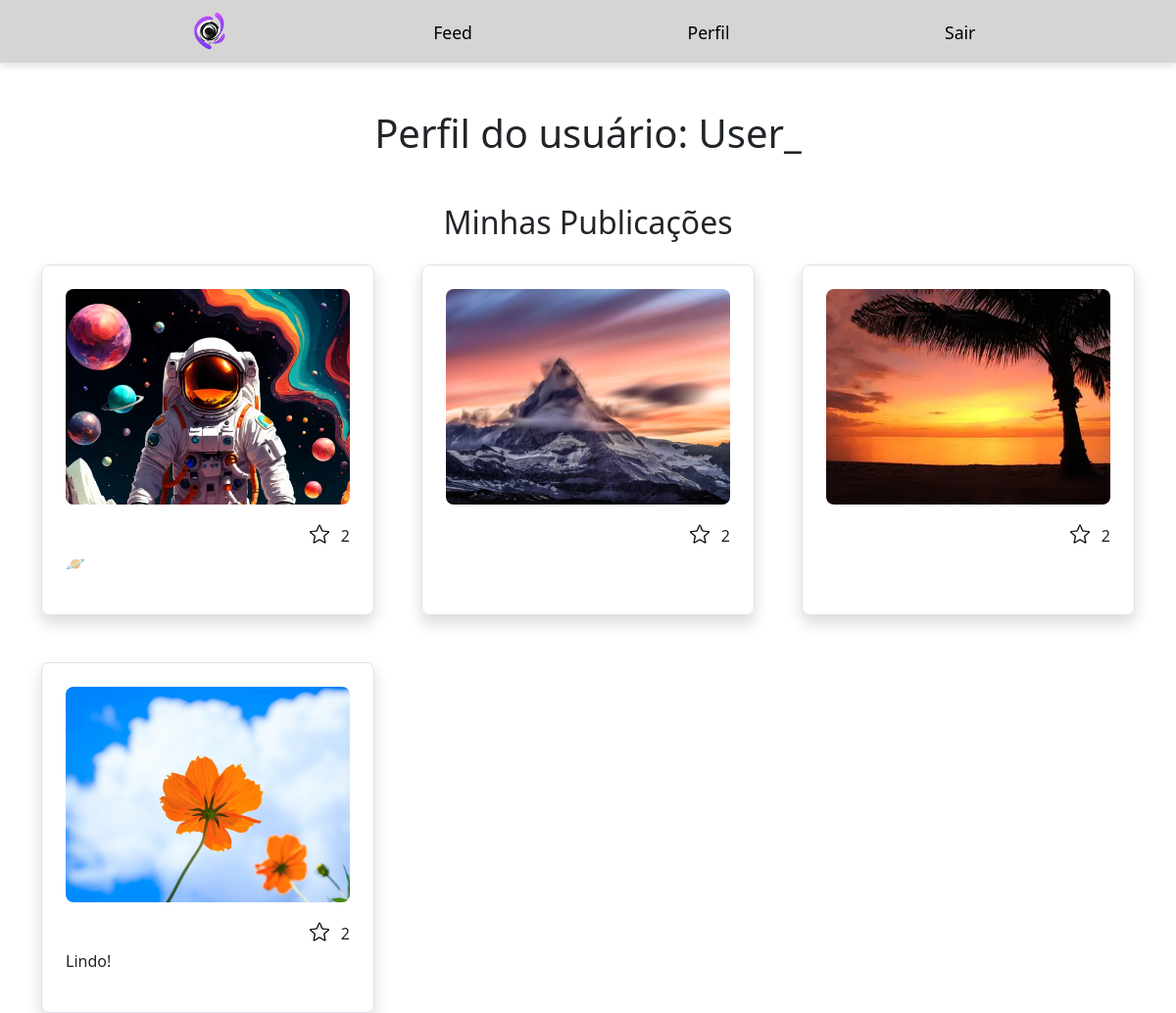
/profile/3 (signed in), run on the app's committed database.
### appfleshi/models.py (models this page shows)
class User(database.Model, UserMixin):
    id = database.Column(database.Integer, primary_key=True)
    username = database.Column(database.String(20), unique=True, nullable=False)
    email = database.Column(database.String(100), unique=True, nullable=False)
    password = database.Column(database.String(60), nullable=False)
    photos = database.relationship('Photo', backref='user', lazy=True)
    likes = database.relationship('Like', backref='user', lazy=True)

class Photo(database.Model):
    id = database.Column(database.Integer, primary_key=True)
    file_name = database.Column(database.String(255), default="default.jpg")
    upload_date = database.Column(database.DateTime(timezone=True), nullable=False, default=lambda: datetime.now(timezone.utc))
    user_id = database.Column(database.Integer, database.ForeignKey("user.id"), nullable=False)
    likes = database.relationship('Like', backref='photo', lazy=True, cascade="all, delete-orphan") #Permite a exclusão de fotos
    caption = database.Column(database.String(255), nullable=False)

### appfleshi/routes.py (the view)
@app.route('/profile/<user_id>', methods=['GET', 'POST'])
@login_required
def profile(user_id):
    user_to_view = None #Variável flexível
    photo_form = None
    if int(user_id) == current_user.id:
        user_to_view = current_user #Atribui o objeto que é dono do perfil à variável
        photo_form = PhotoForm()
        if photo_form.validate_on_submit():
            file = photo_form.photo.data
            secure_name = secure_filename(file.filename)
            path = os.path.join(os.path.abspath(os.path.dirname(__file__)), app.config["UPLOAD_FOLDER"], secure_name)
            file.save(path)
            photo = Photo(file_name=secure_name, user_id=current_user.id, caption = photo_form.caption.data) #Puxa a legenda diretamente do formulário
            database.session.add(photo)
            database.session.commit()
            return redirect(url_for('profile', user_id=current_user.id))
    else:
        user_to_view = User.query.get(int(user_id)) #Atribui um perfil terceiro à variável
        if not user_to_view:
            return redirect(url_for('feed'))
    for photo in user_to_view.photos:
        photo.user_liked = any(like.user_id == current_user.id for like in photo.likes)
    return render_template('profile.html', user=user_to_view, form=photo_form)

### appfleshi/models.py (called while the page is built)
@login_manager.user_loader
def load_user(user_id):
    return User.query.get(int(user_id))

### appfleshi/templates/profile.html (shortened to what this page needs)
{% extends "homepage.html" %}
{% block body %}
{% include "navbar.html" %}
<div class="container mt-5">
    <h1 class="text-center mb-4">Perfil do usuário: {{ user.username }}</h1>
    <h2 class="text-center mt-5 mb-4">Minhas Publicações</h2>
    <div class="row g-5">
        {% for photo in user.photos %}
        <div class="col-12 col-sm-6 col-md-4 d-flex justify-content-center">
            <div class="border rounded-3 p-4 shadow text-end" style="width: 430px;">
                    <img src="{{ url_for('static', filename='posts_photos/' ~ photo.file_name) }}"
                         alt="Imagem de {{ user.username }}"
                         style="width: 100%; height: 220px; object-fit: cover; display: block; border-radius: 8px;x">
                {% if user.id == current_user.id %}
                    <form action="{{ url_for('delete', photo_id=photo.id) }}" method="post" class="mt-2">
                        <button type="submit" class="btn border-0 bg-transparent p-2 ">
                            <img src="{{ url_for('static', filename='site_photos/delete.png') }}"
                                 alt="Lata de lixo" width="30px">
                        </button>
                    </form>
                {% else %}
                    <form action="{{ url_for('like_photo', photo_id=photo.id) }}"
                          method="post" class="mt-2">
                        <button type="submit" class="btn border-0 bg-transparent p-2 ">
                            {% if photo.user_liked %}
                                <img src="{{ url_for('static', filename='site_photos/full-star.png') }}" width="20px">
                            {% else %}
                                <img src="{{ url_for('static', filename='site_photos/empty-star.png') }}" width="20px">
                            {% endif %}
                        </button>
                        <span class="likes-count">{{ photo.likes | length }}</span>
                    </form>
                {% endif %}
                {% if photo.caption %}
                   <p class="text-start">{{ photo.caption }}</p>
                {% endif %}
            </div>
        </div>
        {% endfor %}
    </div>
</div>
{% endblock %}

### appfleshi/static/css/style.css (style rules this page uses)
.likes-count { position: relative; top: 5px; }

### data on the page
User: username "User_"
Photo: file_name (picture), likes|length "2", caption "🪐"
Photo: file_name (picture), likes|length "2"
Photo: file_name (picture), likes|length "2"
Photo: file_name (picture), likes|length "2", caption "Lindo!"
